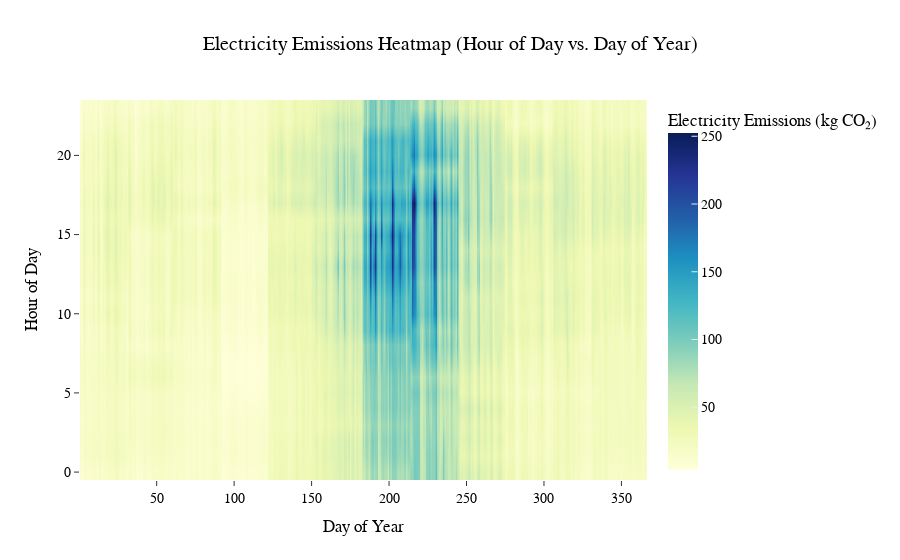

The notebook cell this image was saved under:
### Code cell
#! Update for mutliple scenarios

from src.visuals import plot_emissions_heatmap

df = source_energy.copy()

year = 2040

plot_emissions_heatmap(df, year)

### Figure 1 — Plotly figure (JSON) as saved in the notebook; plotly's stock layout.template omitted (floating-point values rounded to 4 significant figures; data arrays with more than 128 entries replaced by an {"elided": "..."} marker saying what was removed)
{"data": [{"colorbar": {"title": {"text": "Electricity Emissions (kg CO₂)"}}, "colorscale": [[0, "rgb(255,255,217)"], [0.125, "rgb(237,248,177)"], [0.25, "rgb(199,233,180)"], [0.375, "rgb(127,205,187)"], [0.5, "rgb(65,182,196)"], [0.625, "rgb(29,145,192)"], [0.75, "rgb(34,94,168)"], [0.875, "rgb(37,52,148)"], [1, "rgb(8,29,88)"]], "hovertemplate": "Day of Year: %{x}<br>Hour: %{y}<br>Emissions: %{z:.2f} kg CO₂<extra></extra>", "type": "heatmap", "x": {"elided": "365 int values"}, "y": [0, 1, 2, 3, 4, 5, 6, 7, 8, 9, 10, 11, 12, 13, 14, 15, 16, 17, 18, 19, 20, 21, 22, 23], "z": {"elided": "24x365 float values"}, "zsmooth": "best"}], "layout": {"title": {"text": "Electricity Emissions Heatmap (Hour of Day vs. Day of Year)"}, "xaxis": {"title": {"text": "Day of Year"}}, "yaxis": {"title": {"text": "Hour of Day"}}}}
